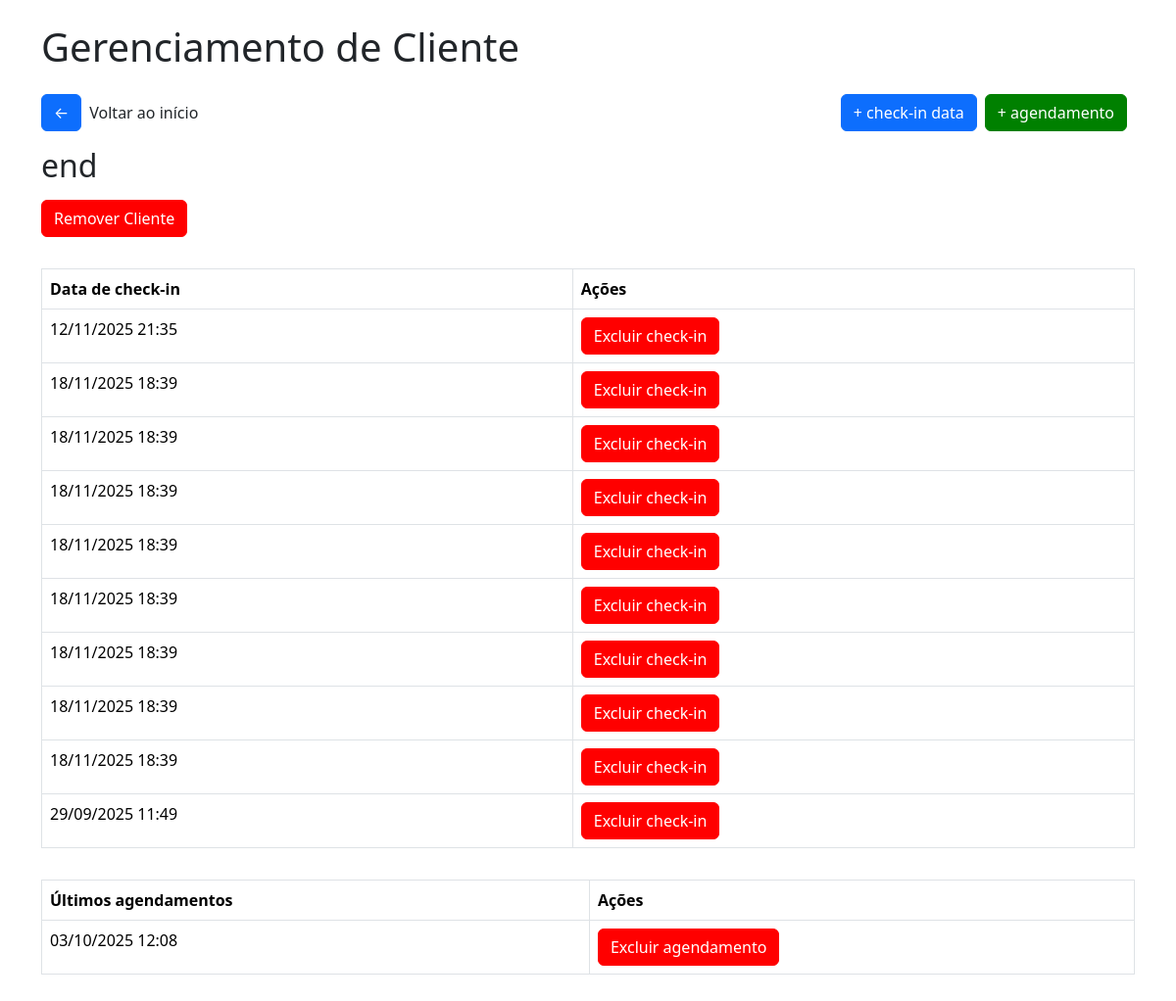
The app's page /clienteendermo/1 with its own data.
### tables this page shows
CREATE TABLE cliente_endermo (
        id INTEGER PRIMARY KEY AUTOINCREMENT,
        nome TEXT NOT NULL,
        status BOOLEAN DEFAULT FALSE,
        checkins INTEGER DEFAULT 0
    );

CREATE TABLE checkin_endermo (
        id INTEGER PRIMARY KEY AUTOINCREMENT,
        cliente_id INTEGER,
        data DATETIME,
        FOREIGN KEY(cliente_id) REFERENCES clientes(id)
    );

CREATE TABLE historico_agendamento_endermo (
        id INTEGER PRIMARY KEY AUTOINCREMENT,
        cliente_id INTEGER,
        data DATETIME,
        FOREIGN KEY(cliente_id) REFERENCES clientes(id)
    );

### app/views/endermo.py (the view)
@app.route('/clienteendermo/<int:cliente_id>')
def cliente_endermo(cliente_id):
    conn = get_db_connection()
    cliente = conn.execute("SELECT * FROM cliente_endermo WHERE id = ?", (cliente_id,)).fetchone()
    checkins = conn.execute("SELECT * FROM checkin_endermo WHERE cliente_id = ? ORDER BY data ASC", (cliente_id,))
    agendamentos = conn.execute("SELECT * FROM historico_agendamento_endermo WHERE cliente_id = ? ORDER BY data ASC", (cliente_id,))
    return render_template('endermo/cliente_endermo.html', cliente=cliente, checkins=checkins, agendamentos=agendamentos)

### app/model/model.py (called while the page is built)
def get_db_connection():
    conn = sqlite3.connect('checkins.db')
    conn.row_factory = sqlite3.Row
    return conn

### app/templates/endermo/cliente_endermo.html (shortened to what this page needs)
<!DOCTYPE html>
<html lang="pt-br">
<head>
    <link href="https://cdn.jsdelivr.net/npm/bootstrap@5.3.2/dist/css/bootstrap.min.css" rel="stylesheet">
    <link rel="stylesheet" href="{{url_for('static', filename='css/style.css')}}">
    <link rel="stylesheet" href="{{url_for('static', filename='css/modal.css')}}">
</head>
<body>
    <div class="container">
        <h1 class="mb-4">
            Gerenciamento de Cliente
        </h1>
        <div class="box-btn-home">
            <div class="box"><a href="/endermo" class="btn btn-primary btn-home">&#x2190</a>
            <p>Voltar ao início</p></div>
            <div class="box">
                <a href="/adcheckindataendermo/{{cliente.id}}" class="btn btn-primary btn-home">+ check-in data</a>
                <a href="/adicionaragendamentoendermo/{{cliente.id}}" class="btn btn-primary btn-home green">+ agendamento</a>
            </div>
        </div>
        <h2 class="mb-3">
            {{cliente.nome}}
        </h2>
        <button class="btn btn-primary btn-remover" id="openModal">Remover Cliente</button>
        <table class="table table-bordered table-checkin">
            <thead>
                <tr>
                <th>Data de check-in</th>
                <th>Ações</th>
                </tr>
            </thead>
            <tbody>
                {% for checkin in checkins %}
                <tr>
                <td>{{ checkin.data }}</td>
                <td><a href="/excluircheckinendermo/{{checkin.id}}" class="btn btn-primary btn-remover excludecheckin">Excluir check-in</a></td>
                </tr>
                {% endfor %}
            </tbody>
        </table>
        <table class="table table-bordered table-checkin">
            <thead>
                <tr>
                <th>Últimos agendamentos</th>
                <th>Ações</th>
                </tr>
            </thead>
            <tbody>
                {% for a in agendamentos %}
                <tr>
                <td>{{ a.data }}</td>
                <td><a href="/excluiragendamentoendermo/{{a.id}}" class="btn btn-primary btn-remover excludecheckin">Excluir agendamento</a></td>
                </tr>
                {% endfor %}
            </tbody>
        </table>
</body>
</html>

### app/static/css/style.css (style rules this page uses)
body { padding: 24px; }
a { text-decoration: none; }
.btn-remover { background-color: red; border-color: red; }
.btn-home { margin-bottom: 16px; margin-right: 8px; }
.box-btn-home { width: 100%; display: flex; justify-content: space-between; align-items: center; }
.box-btn-home .box { display: flex; justify-content: center; align-items: center; }
.table-checkin { margin-top: 32px; }
.excludecheckin { color: white; }
.green { background-color: green; border-color:green; }

### records on screen
cliente_endermo: nome "end"
checkin_endermo: data "12/11/2025 21:35"
checkin_endermo: data "18/11/2025 18:39"
checkin_endermo: data "18/11/2025 18:39"
checkin_endermo: data "18/11/2025 18:39"
checkin_endermo: data "18/11/2025 18:39"
checkin_endermo: data "18/11/2025 18:39"
checkin_endermo: data "18/11/2025 18:39"
checkin_endermo: data "18/11/2025 18:39"
checkin_endermo: data "18/11/2025 18:39"
checkin_endermo: data "29/09/2025 11:49"
historico_agendamento_endermo: data "03/10/2025 12:08"
